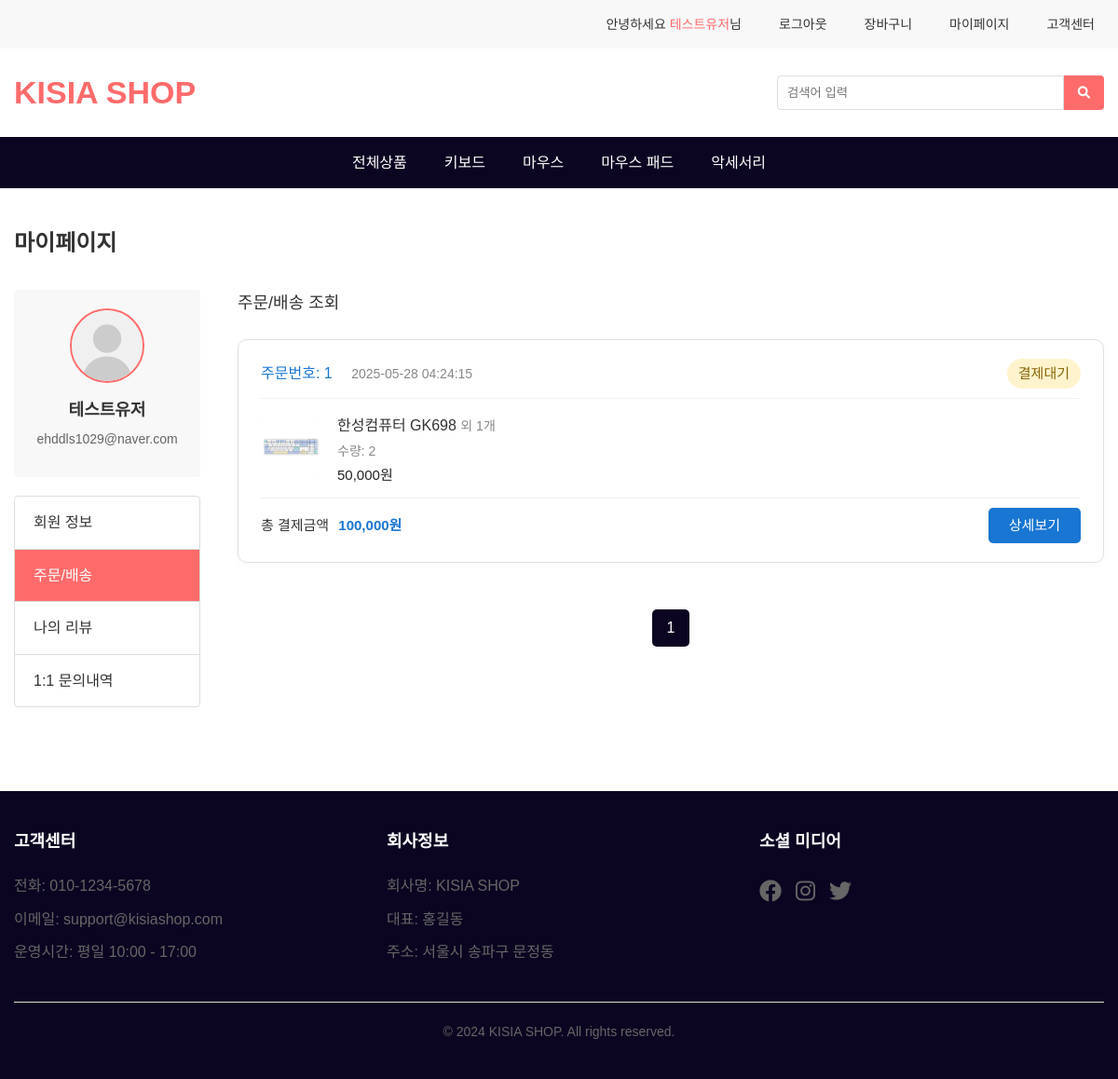
Screenshot of /mainmenu/mypage.php?tab=mypage_order.php (signed in) with the database file from the repository.
### tables this page shows
CREATE TABLE orders (
  id INT PRIMARY KEY AUTO_INCREMENT,            
  user_id INT,                         
  user_name VARCHAR(100),                       

  order_amount INT NOT NULL,                    
  order_status ENUM('pending', 'paid', 'cancelled') DEFAULT 'pending',  
  payment_method ENUM('bank_transfer', 'point') NOT NULL,  

  depositor_name VARCHAR(100),                  
  bank_name VARCHAR(100),                       
  deposit_confirmed BOOLEAN DEFAULT FALSE,      
  deposit_confirmed_at DATETIME NULL,           

  receiver_name VARCHAR(100),                   
  receiver_phone VARCHAR(20),                   
  receiver_email VARCHAR(100),                  
  receiver_address VARCHAR(255),                
  receiver_postcode VARCHAR(10),                      
  receiver_address_detail VARCHAR(255),               
  delivery_memo VARCHAR(255),               

  order_created_at DATETIME DEFAULT NOW(),       
  FOREIGN KEY (user_id) REFERENCES users(id) ON DELETE SET NULL
);

### mainmenu/queries/get_header_session.php (called while the page is built, shortened)
<?php
    $name = $_SESSION['name'] ?? '';
    $email = $_SESSION['email'] ?? '';
?>

### mainmenu/queries/get_mypage_order_list.php (called while the page is built, shortened)
<?php
    require_once '/var/www/html/mainmenu/common/db.php';
    $userId = $_SESSION['id'];
    $page = isset($_GET['page']) ? (int)$_GET['page'] : 1;
    $items_per_page = 3;
    $offset = ($page - 1) * $items_per_page;
    $sql = "
        SELECT
            o.*,
            oi.id as order_item_id,
            oi.product_id,
            oi.product_name,
            oi.product_image_url,
            oi.quantity,
            oi.price,
            item_count_table.item_count
        FROM orders o
        JOIN (
            SELECT * FROM order_items oi1
            WHERE (SELECT COUNT(*) FROM order_items oi2 WHERE oi2.order_id = oi1.order_id AND oi2.id < oi1.id) = 0
        ) oi ON o.id = oi.order_id
        JOIN (
            SELECT order_id, COUNT(*) as item_count
            FROM order_items
            GROUP BY order_id
        ) item_count_table ON o.id = item_count_table.order_id
        WHERE o.user_id = ?
        ORDER BY o.id DESC
        LIMIT ?, ?
    ";
    $stmt = mysqli_prepare($conn, $sql);
    mysqli_stmt_bind_param($stmt, "iii", $userId, $offset, $items_per_page);
    mysqli_stmt_execute($stmt);
    $result = mysqli_stmt_get_result($stmt);
    $orders = mysqli_fetch_all($result, MYSQLI_ASSOC);
    $count_sql = "SELECT COUNT(*) as total FROM orders WHERE user_id = ?";
    $stmt_count = mysqli_prepare($conn, $count_sql);
    mysqli_stmt_bind_param($stmt_count, "i", $userId);
    mysqli_stmt_execute($stmt_count);
    $result_count = mysqli_stmt_get_result($stmt_count);
    $total_row = mysqli_fetch_assoc($result_count);
    $total_items = (int)$total_row['total'];
    $total_pages = ceil($total_items / $items_per_page);
?>

### mainmenu/mypage_order.php (the view, shortened to what this page needs)
<?php include 'queries/get_mypage_order_list.php'; ?>
<div class="container">
    <div class="mypage-container">
        <h2 class="page-title">마이페이지</h2>
        <div class="mypage-content">
            <div class="mypage-sidebar">
                <div class="profile-section">
                    <div class="profile-image">
                        <img src="profile/default-profile.svg" alt="프로필 이미지">
                    </div>
                    <div class="profile-info">
                        <h3 class="profile-name"><?php echo $name; ?></h3>
                        <p class="profile-email"><?php echo $email; ?></p>
                    </div>
                </div>
                <ul class="mypage-menu">
                    <li><a href="mypage.php?tab=mypage_profile.php" data-section="profile-edit-section">회원 정보</a></li>
                    <li><a href="mypage.php?tab=mypage_order.php" data-section="order-section" class="active">주문/배송</a></li>
                    <li><a href="mypage.php?tab=mypage_review.php" data-section="review-section">나의 리뷰</a></li>
                    <li><a href="mypage.php?tab=mypage_inquiry.php" data-section="inquiry-section">1:1 문의내역</a></li>
                </ul>
            </div>
            <div class="mypage-section" id="order-section">
                <h3>주문/배송 조회</h3>
                <div class="order-list">
                    <?php if (empty($orders)) : ?>
                    <div class="empty-list">
                        <i class="fas fa-box-open"></i>
                        <p>주문 내역이 없습니다.</p>
                    </div>
                    <?php else : ?>
                    <?php foreach ($orders as $order) : ?>
                    <div class="order-item">
                        <div class="order-header">
                            <div>
                                <span class="order-num">주문번호: <?php echo $order['id']; ?></span>
                                <span class="order-date"><?php echo $order['order_created_at']; ?></span>
                            </div>
                            <?php if ($order['order_status'] == 'pending') : ?>
                                <span class="order-status status-pending">결제대기</span>
                            <?php elseif ($order['order_status'] == 'paid') : ?>
                                <span class="order-status status-paid">결제완료</span>
                            <?php elseif ($order['order_status'] == 'cancelled') : ?>
                                <span class="order-status status-cancelled">주문취소</span>
                            <?php endif; ?>
                        </div>
                        <div class="order-products">
                            <div class="product-thumb">
                                <img src="/<?php echo $order['product_image_url']; ?>" alt="상품이미지">
                            </div>
                            <div class="product-info">
                                <div class="product-name">
                                    <?php echo $order['product_name']; ?>
                                    <?php if ($order['item_count'] > 1): ?>
                                        <span style="color:#888; font-size:14px;">
                                            외 <?php echo $order['item_count'] - 1; ?>개
                                        </span>
                                    <?php endif; ?>
                                </div>
                                <div class="product-option">수량: <?php echo $order['quantity']; ?></div>
                                <div class="product-price"><?php echo number_format($order['price']); ?>원</div>
                            </div>
                        </div>
                        <div class="order-footer">
                            <div class="order-total">
                                총 결제금액 <span><?php echo number_format($order['order_amount']); ?>원</span>
                            </div>
                            <?php if ($order['order_status'] !== 'cancelled') : ?>
                                <a href="order_detail.php?order_id=<?php echo $order['id']; ?>" class="btn-detail">상세보기</a>
                            <?php endif; ?>
                        </div>
                    </div>
                    <?php endforeach; ?>
                    <?php endif; ?>
                </div>
                <div class="pagination" id="pagination">
                    <?php
                        for ($i = 1; $i <= $total_pages; $i++) {
                            $active = $i == $page ? 'active' : '';
                            echo "<a href='?page=$i' class='$active'>$i</a>";
                        }
                    ?>
                </div>
            </div>
        </div>
    </div>
</div>

### mainmenu/css/style.css (style rules this page uses)
* { margin: 0; padding: 0; box-sizing: border-box; }
body { font-family: 'Noto Sans KR', sans-serif; line-height: 1.6; color: #333; }
.container { max-width: 1200px; margin: 0 auto; padding: 0 15px; }
a { text-decoration: none; color: inherit; }
ul { list-style: none; }

### mainmenu/css/mypage.css (style rules this page uses)
.mypage-container { padding: 40px 0; }
.page-title { margin-bottom: 30px; font-size: 24px; font-weight: 700; }
.mypage-content { display: flex; gap: 40px; }
.mypage-sidebar { width: 200px; flex-shrink: 0; }
.profile-section { background-color: #f8f8f8; border-radius: 4px; padding: 20px; margin-bottom: 20px; text-align: center; }
.profile-image { width: 80px; height: 80px; margin: 0 auto 15px; border-radius: 50%; overflow: hidden; border: 2px solid #ff6b6b; }
.profile-image img { width: 100%; height: 100%; object-fit: cover; }
.profile-info { margin-bottom: 10px; }
.profile-name { font-size: 18px; font-weight: 700; margin-bottom: 5px; color: #333; }
.profile-email { font-size: 14px; color: #666; }
.mypage-menu { list-style: none; padding: 0; margin: 0; border: 1px solid #ddd; border-radius: 4px; }
.mypage-menu li { border-bottom: 1px solid #ddd; }
.mypage-menu li:last-child { border-bottom: none; }
.mypage-menu a { display: block; padding: 15px 20px; color: #333; text-decoration: none; transition: all 0.3s ease; }
.mypage-menu a.active { background-color: #ff6b6b; color: white; }
.mypage-section { flex: 1; }
.mypage-section h3 { margin-bottom: 20px; font-size: 18px; font-weight: 500; }
.order-list { margin-top: 24px; }
.order-item { border: 1px solid #e0e0e0; border-radius: 10px; margin-bottom: 24px; background: #fff; padding: 20px 24px; box-shadow: 0 2px 8px rgba(0,0,0,0.03); }
.order-header { display: flex; justify-content: space-between; align-items: center; border-bottom: 1px solid #f0f0f0; padding-bottom: 10px; margin-bottom: 16px; }
.order-num { font-weight: 500; color: #1976d2; margin-right: 16px; }
.order-date { color: #888; font-size: 14px; }
.order-status { font-size: 15px; font-weight: 500; padding: 4px 12px; border-radius: 16px; background: #e3f2fd; color: #1976d2; }
.order-products { display: flex; align-items: center; gap: 18px; margin-bottom: 12px; }
.product-thumb img { width: 64px; height: 64px; object-fit: cover; border-radius: 8px; background: #f4f4f4; }
.product-info { flex: 1; }
.product-name { font-size: 16px; font-weight: 500; margin-bottom: 4px; }
.product-option { color: #888; font-size: 14px; margin-bottom: 2px; }
.product-price { color: #222; font-size: 15px; font-weight: 500; }
.order-footer { display: flex; justify-content: space-between; align-items: center; border-top: 1px solid #f0f0f0; padding-top: 10px; margin-top: 10px; }
.order-total { font-size: 15px; color: #333; }
.order-total span { font-weight: 700; color: #1976d2; margin-left: 6px; }
.btn-detail { background: #1976d2; color: #fff; padding: 7px 22px; border-radius: 5px; text-decoration: none; font-size: 15px; transition: background 0.2s; }
.status-pending { background-color: #fff3cd; color: #856404; }
.pagination { display: flex ; justify-content: center; align-items: center; gap: 10px; margin: 50px 0; }
.pagination a { display: inline-flex ; align-items: center; justify-content: center; width: 40px; height: 40px; border-radius: 5px; background-color: white; color: #333; text-decoration: none; transition: all 0.3s; }
.pagination a.active { background-color: #0c0521; color: white; }

### mainmenu/common/footer.php (style rules this page uses)
.container { max-width: 1200px; margin: 0 auto; padding: 0 15px; }

### rows the page displays
orders: id "1", order_created_at "2025-05-28 04:24:15", order_status "결제대기", product_name "한성컴퓨터 GK698", item_count "1", quantity "2", price "50,000", order_amount "100,000"

### other values shown
$name "테스트유저"
$email "ehddls1029@naver.com"
